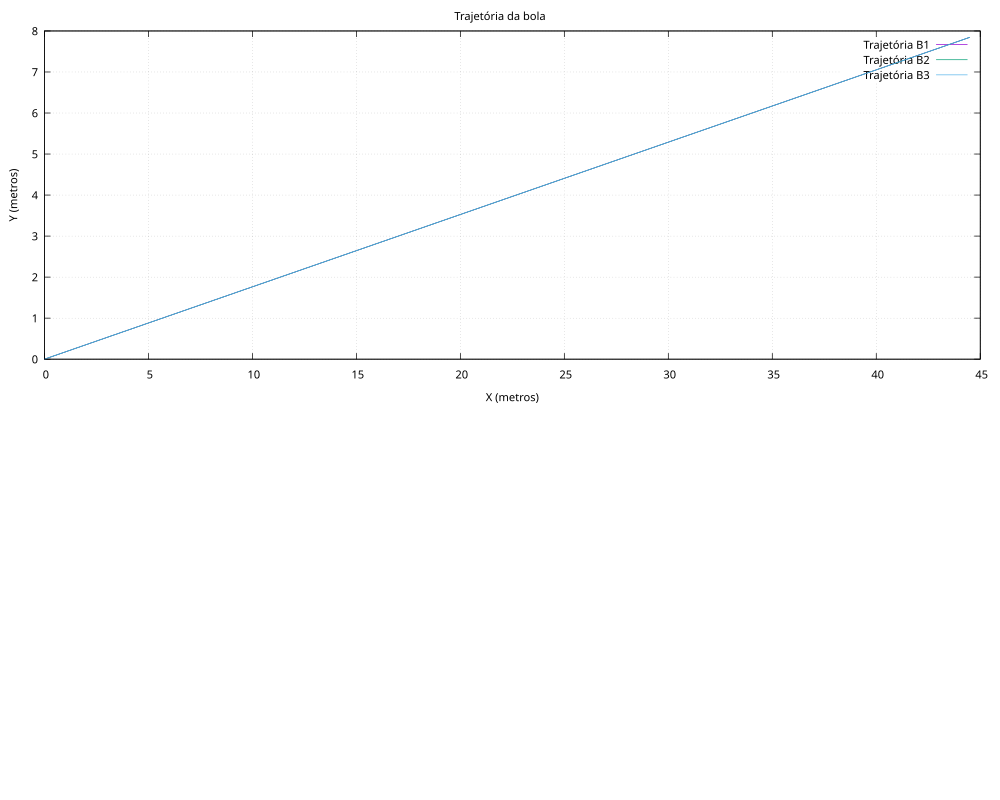

The gnuplot source for this figure:
set terminal pdfcairo enhanced color size 10,8
set output "graf.pdf"

set multiplot layout 2,1 title "Trajetória da bola"
set grid
set xlabel "X (metros)"
set ylabel "Y (metros)"


plot "trajetoriaB1.dat" using 1:2 with lines title "Trajetória B1", \
     "trajetoriaB2.dat" using 1:2 with lines title "Trajetória B2", \
     "trajetoriaB3.dat" using 1:2 with lines title "Trajetória B3"


unset multiplot
set output
